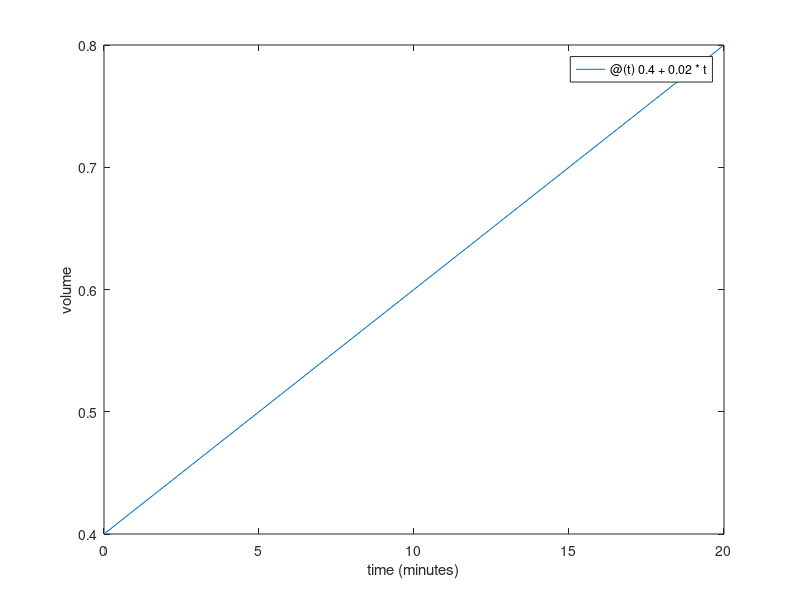

The MATLAB script that drew this image: (Note: this script raises an error after producing the figure.)
%%%%%%%%%%%%%%%%%%%%%%%%%%%%%%%%%%%%%%%%%%%%%%%%%
% FUNCTIONS AND CALCULUS : BIOLOGICAL EXAMPLES:
% BACTERIAL GROWTH
%%%%%%%%%%%%%%%%%%%%%%%%%%%%%%%%%%%%%%%%%%%%%%%%%

%%%%
% CELL ELONGATION
%%%%

% Ex 1.1.1 Size of E. coli after 12 min assuming it is a cylinder

% Knowing the volume would be V = pi*r²*l and assuming the starting size is
% 0.4 um³ and ends at 0.8um³ and this occurs with an interval of 20 min,
% the change in volume per minute will be:

fun  = @(t) 0.4 + 0.02*t;

% Then, for 12':
fun(12)

% We can plot it using:

limits = [0 20];
fplot(fun,limits)
xlabel('time (minutes)')
ylabel('volume')

% We can use the function rom a separeted file:
elongation(7)

% Ex 1.1.3: A strain of E.coli takes 15 minutes to grow from 0.3 to 0.6
% um³. Create a function in MATLAB to model this and plot the growth cycle:
fun = @(t) 0.3 + 0.02*t;
limits = [0 20]
fplot(fun, limits)
xlabel('time (minutes)')
ylabel('volume')

%%%%
% UNLIMITED POPULATION GROWTH
%%%%

% Exercise 1.1.4: A colony of 20 E-coli doubles its population every 20 
% minutes. How many bacteria will there be after 120 minutes?  

t = 0:20:120; 
nt = length(t); 
N = zeros(1,nt); 
N(1) = 100;
for j=2:nt,
    N(j) = 2*N(j-1); 
end


% And plot it 
plot(t,N,'o') 
xlabel('time (minutes)','fontsize',12) 
ylabel('N_j','fontsize',12)


% Using symbolic calculation to obtain R (increment per minute of the
% population)

syms N0 R
assume(R,'real')
assume(R>0)
R = solve( 2*N0 == N0*(1+R)^20, R) 

eval(R)

% This give us the value of 0.0353. That means we need 1 minute to
% increase the population about 3.5%

% we also can have an idea of the exponential growth:
t2 = 0:1:120;
nt2 = length(t2);
N2 = zeros(1,nt2);
N2(1) = 100;
for j=2:nt2,
     N2(j) = 1.0353*N2(j-1);
end

% And plot it minute by minute
plot(t2,N2,'o')
hold on 
fun2 = @(t) 100*exp(log(1.0353)*t); 
limits = [0 120];
fplot(fun2,limits,'r')

plot(t2,N2,'o')
hold on 
fun2 = @(t) 100*exp(log(1.0353)*t); 
limits = [0 120];
fplot(fun2,limits,'r')


plot(t2,N2,'o')
hold on 
fun2 = @(t) 100*exp(log(1.0353)*t); 
limits = [0 120];
fplot(fun2,limits,'r')


%%%%
% THE DYING POPULATION
%%%%

% Basic function representing the dying decay in population
fun = @(t) 1000000*exp(-9.627e-4*t);

% Plot it
limits = [0 7200];
fplot(fun,limits)
xlabel('time (minutes)')
ylabel('N')

% Ex 1.1.8 An E-coli colony has a population which falls by 50% every 4 
% hours.Calculate the decay constant for the population.

k = (log(2))/(4*60)

% Define a function to model the population if its initial value is
% 1,000,000 bacteria. Use fun to calculate the population after 24 hours.
fun = @(t) 1000000*exp(-2.89e-3*t);

fun(1440)


%%%%
% GROWTH IN LIMITED RESOURCES
%%%%

% Plot the steady state
fun = @(t,r0,N0,K) K*N0*exp(r0*t)/(K-N0+N0*exp(r0*t)); 
fun1 = @(t) fun(t,0.0347,100,1000)
fun2 = @(t) fun(t,0.0347,1500,1000) 
limits = [0 240];
fplot(fun1,limits,'b')
hold on
fplot(fun2,limits,'r')
xlabel('time','fontsize',12)
ylabel('N','fontsize',12)
legend('N_0=100','N_0=1500','Location','SouthEast')


